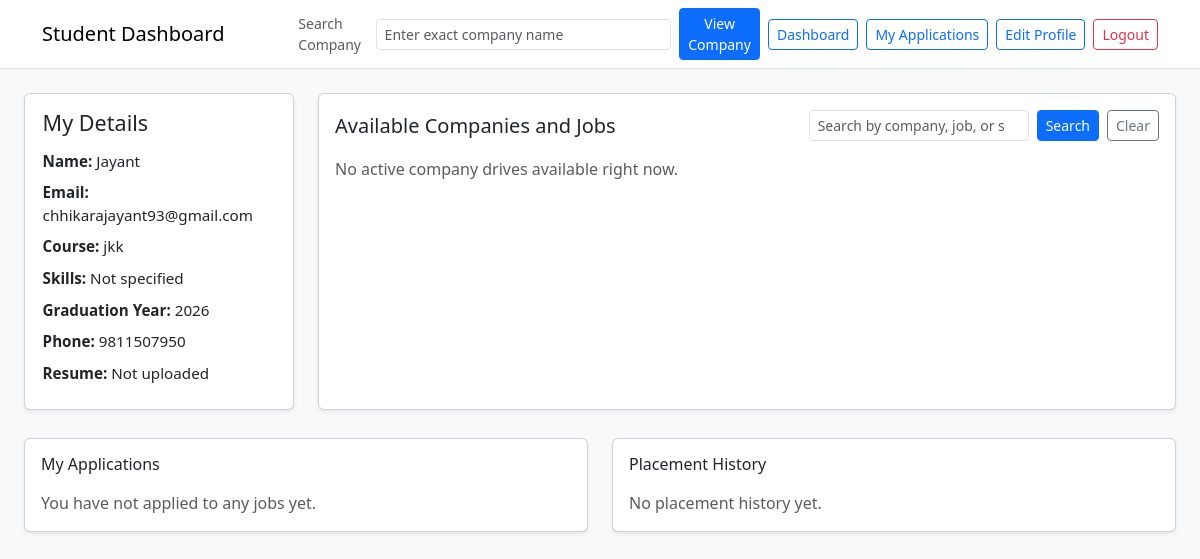
/student-dashboard (signed in), run on an earlier commit of the app's database.
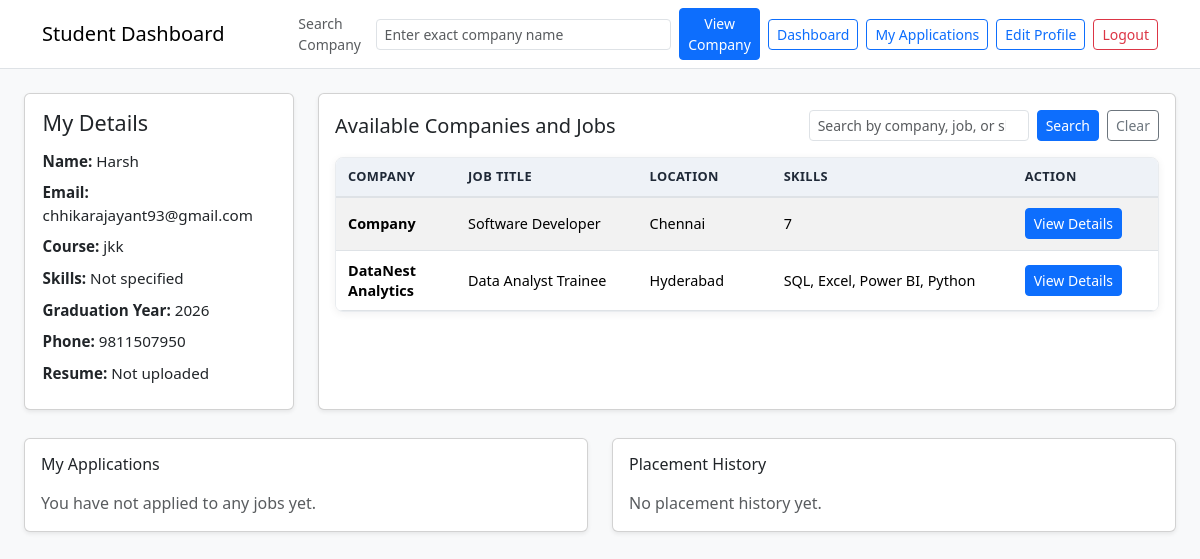
And on a later commit of the database.
### model.py (models this page shows, shortened)
class Student(db.Model):
    __tablename__ = "students"
    id = db.Column(db.Integer, primary_key=True)
    full_name = db.Column(db.String(120), nullable=False)
    email = db.Column(db.String(120), unique=True, nullable=False)
    password = db.Column(db.String(120), nullable=False)
    phone = db.Column(db.String(20), nullable=True)
    course = db.Column(db.String(100), nullable=True)
    skills = db.Column(db.String(255), nullable=True)
    graduation_year = db.Column(db.Integer, nullable=True)
    resume_url = db.Column(db.String(255), nullable=True)
    is_deactivated = db.Column(db.Boolean, nullable=False, default=False)
    applications = db.relationship(
        "Application", back_populates="student", cascade="all, delete-orphan"
    )

class JobPosition(db.Model):
    __tablename__ = "job_positions"
    id = db.Column(db.Integer, primary_key=True)
    company_id = db.Column(db.Integer, db.ForeignKey("companies.id"), nullable=False)
    title = db.Column(db.String(120), nullable=False)
    description = db.Column(db.Text, nullable=True)
    eligibility_criteria = db.Column(db.String(255), nullable=True)
    required_skills = db.Column(db.String(255), nullable=True)
    experience_required = db.Column(db.String(120), nullable=True)
    application_deadline = db.Column(db.Date, nullable=True)
    location = db.Column(db.String(120), nullable=True)
    salary_lpa = db.Column(db.Float, nullable=True)
    status = db.Column(db.String(30), nullable=False, default="pending")
    is_active = db.Column(db.Boolean, nullable=False, default=True)
    posted_at = db.Column(db.DateTime, nullable=False, default=datetime.utcnow)
    company = db.relationship("Company", back_populates="job_positions")
    applications = db.relationship(
        "Application", back_populates="job_position", cascade="all, delete-orphan"
    )

class Company(db.Model):
    __tablename__ = "companies"
    id = db.Column(db.Integer, primary_key=True)
    name = db.Column(db.String(120), unique=True, nullable=False)
    email = db.Column(db.String(120), unique=True, nullable=False)
    password = db.Column(db.String(120), nullable=False)
    industry = db.Column(db.String(100), nullable=True)
    location = db.Column(db.String(120), nullable=True)
    website = db.Column(db.String(255), nullable=True)
    is_blacklisted = db.Column(db.Boolean, nullable=False, default=False)
    is_approved = db.Column(db.Boolean, nullable=False, default=False)
    job_positions = db.relationship(
        "JobPosition", back_populates="company", cascade="all, delete-orphan"
    )

### app.py (the view, shortened to what this page needs)
@app.route('/student-dashboard')
def student_dashboard():
    if 'student_id' not in session:
        return redirect(url_for("access"))
    close_expired_job_positions()
    student = Student.query.get(session['student_id'])
    if not student:
        return redirect(url_for("access"))
    ensure_student_placement_history(student.id)
    search = (request.args.get("search") or "").strip().lower()
    applications = Application.query.filter_by(student_id=student.id).all()
    active_positions = JobPosition.query.join(Company).filter(
        JobPosition.is_active == True,
        JobPosition.status == "approved",
        Company.is_blacklisted == False,
        Company.is_approved == True
    ).all()
    applied_position_ids = [app.job_position_id for app in applications]
    placements = Placement.query.join(Application).filter(
        Application.student_id == student.id
    ).all()
    return render_template('student.html',
                         student=student,
                         applications=applications,
                         active_positions=active_positions,
                         applied_position_ids=applied_position_ids,
                         placements=placements,
                         search=search)

### app.py (called while the page is built, shortened)
def close_expired_job_positions():
    today = datetime.now(UTC).date()
    expired_positions = JobPosition.query.filter(
        JobPosition.is_active == True,
        JobPosition.application_deadline.isnot(None),
        JobPosition.application_deadline < today,
    ).all()
    for position in expired_positions:
        position.is_active = False
        position.status = "closed"
    if expired_positions:
        db.session.commit()

def ensure_student_placement_history(student_id):
    placed_applications = Application.query.filter_by(student_id=student_id).filter(
        Application.status == "placed"
    ).all()
    created_count = 0
    if created_count > 0:
        db.session.commit()

### template/student.html (shortened to what the changed rows need)
<!doctype html>
<html lang="en">
<head>
    <link href="https://cdn.jsdelivr.net/npm/bootstrap@5.3.8/dist/css/bootstrap.min.css" rel="stylesheet">
</head>
<body class="bg-light">
    <main class="container-fluid portal-container py-4">
        <div class="row g-4">
            <div class="col-12 col-lg-3">
                <div class="card shadow-sm h-100 student-details-card">
                    <div class="card-body">
                        <h2 class="h5 mb-3">My Details</h2>
                        <p class="mb-2"><strong>Name:</strong> {{ student.full_name }}</p>
                        <p class="mb-2"><strong>Email:</strong> {{ student.email }}</p>
                        <p class="mb-2"><strong>Course:</strong> {{ student.course or 'Not specified' }}</p>
                        <p class="mb-2"><strong>Skills:</strong> {{ student.skills or 'Not specified' }}</p>
                        <p class="mb-2"><strong>Graduation Year:</strong> {{ student.graduation_year or 'Not specified' }}</p>
                        <p class="mb-0"><strong>Phone:</strong> {{ student.phone or 'Not specified' }}</p>
                        <p class="mb-0 mt-2"><strong>Resume:</strong>
                            {% if student.resume_url %}
                                <a href="{{ student.resume_url }}" target="_blank">View Resume</a>
                            {% else %}
                                Not uploaded
                            {% endif %}
                        </p>
                    </div>
                </div>
            </div>
            <div class="col-12 col-lg-9">
                <div class="card shadow-sm h-100">
                    <div class="card-body">
                        <div class="d-flex flex-wrap justify-content-between align-items-center gap-2 mb-3">
                            <h2 class="h5 mb-0">Available Companies and Jobs</h2>
                            <form method="GET" action="{{ url_for('student_dashboard') }}" class="d-flex gap-2">
                            </form>
                        </div>
                        {% if active_positions %}
                            <div class="table-responsive">
                                <table class="table table-striped align-middle table-sticky-cols">
                                    <thead>
                                        <tr>
                                            <th>Company</th>
                                            <th>Job Title</th>
                                            <th>Location</th>
                                            <th>Skills</th>
                                            <th>Action</th>
                                        </tr>
                                    </thead>
                                    <tbody>
                                        {% for position in active_positions %}
                                            <tr>
                                                <td>{{ position.company.name }}</td>
                                                <td>{{ position.title }}</td>
                                                <td>{{ position.location or 'N/A' }}</td>
                                                <td>{{ position.required_skills or position.eligibility_criteria or 'N/A' }}</td>
                                                <td>
                                                    <a href="{{ url_for('student_job_details', position_id=position.id) }}" class="btn btn-primary btn-sm">View Details</a>
                                                </td>
                                            </tr>
                                        {% endfor %}
                                    </tbody>
                                </table>
                            </div>
                        {% else %}
                            {% if search %}
                                <p class="text-muted mb-0">No jobs matched your search.</p>
                            {% else %}
                                <p class="text-muted mb-0">No active company drives available right now.</p>
                            {% endif %}
                        {% endif %}
                    </div>
                </div>
            </div>
        </div>
        <div class="row g-4 mt-1">
            <div class="col-12 col-lg-6">
                <div class="card shadow-sm h-100">
                    <div class="card-body">
                        <h2 class="h6 mb-3">My Applications</h2>
                    </div>
                </div>
            </div>
            <div class="col-12 col-lg-6">
                <div class="card shadow-sm h-100">
                    <div class="card-body">
                        <h2 class="h6 mb-3">Placement History</h2>
                    </div>
                </div>
            </div>
        </div>
    </main>
</body>
</html>

What changed in the data, as far as the page shows it:
changed Student "chhikarajayant93@gmail.com": full_name "Jayant" → "Harsh"
now on this page (row edited): JobPosition: company.name "Company", title "Software Developer", location "Chennai", required_skills+eligibility_criteria "7"
added JobPosition: company.name "DataNest Analytics", title "Data Analyst Trainee", location "Hyderabad", required_skills "SQL, Excel, Power BI, Python"
Also different on the page:
text no longer shown: "No active company drives available right now."
text now shown: "COMPANY JOB TITLE LOCATION SKILLS ACTION"
